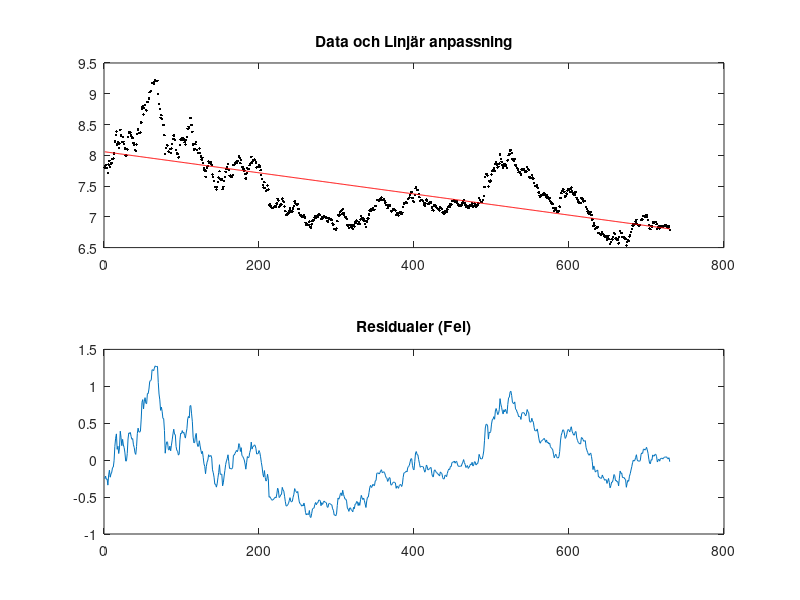
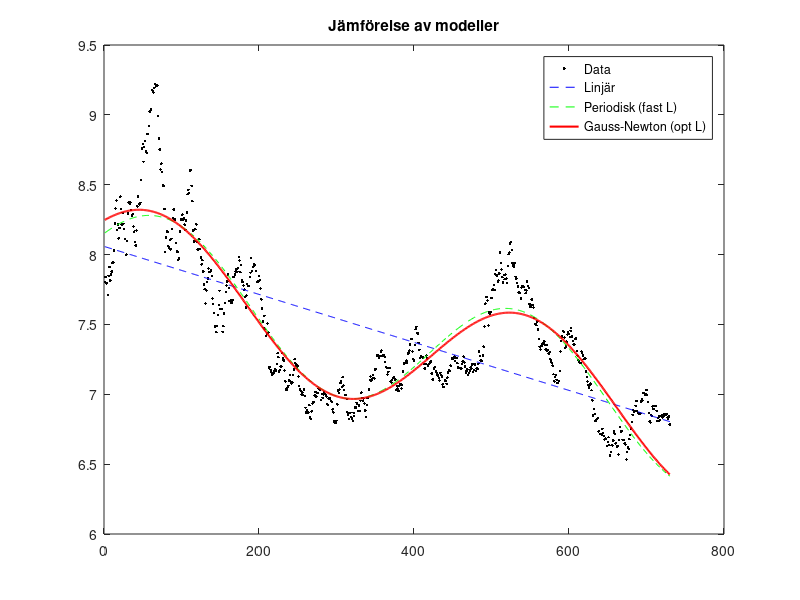
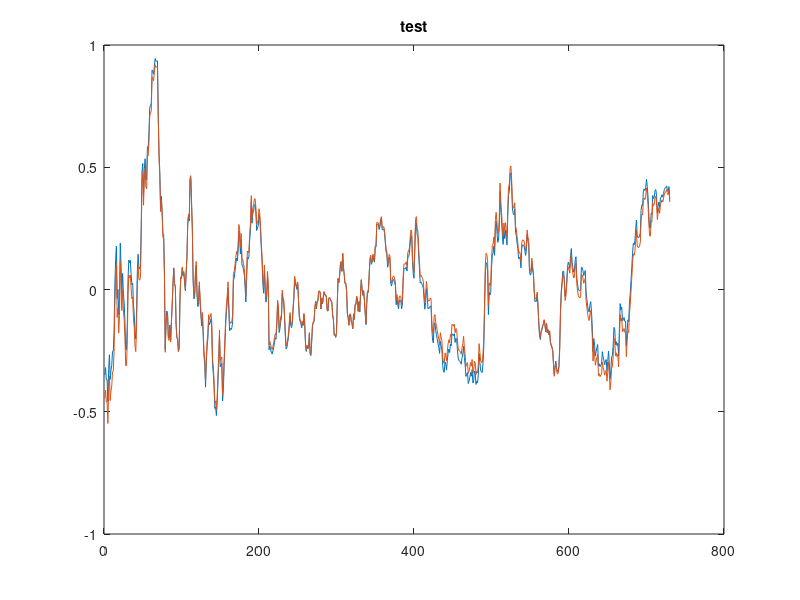

Here is the MATLAB script that generated these plots, in order:
function MKV()
    %Uppgift 1a
    load dollarkurs.mat;
    
    X = USDSEK
    N = length(X);
    t = (1:N)'; 
    
    A = [ones(N,1), t]; 
    
    c = A \ X; 
    c0 = c(1); c1 = c(2);
    
    f_lin = A * c;
    resid_lin = X - f_lin;
    E_lin = (1/N) * sum(resid_lin.^2);
    
    fprintf('Uppgift 1a - Linjär modell:\n');
    fprintf('c0 = %.4f, c1 = %.4e, Medelkvadratfel E = %.4e\n', c0, c1, E_lin);
    
    figure(1);
    subplot(2,1,1); plot(t, X, 'k.', t, f_lin, 'r-'); title('Data och Linjär anpassning');
    subplot(2,1,2); plot(t, resid_lin); title('Residualer (Fel)');
    
    %Uppgift 1b
    c_norm = (A'*A) \ (A'*X);
    diff_norm = norm(c - c_norm);
    cond_ATA = cond(A'*A);
    
    fprintf('\nUppgift 1b:\n');
    fprintf('Skillnad i koefficienter: %.4e\n', diff_norm);
    fprintf('Konditionstal cond(A''A): %.4e\n', cond_ATA);
    
    %Uppgift 1c
    L_guess = 460; 
    
    A_per = [ones(N,1), t, sin(2*pi*t/L_guess), cos(2*pi*t/L_guess)];
    d = A_per \ X;
    
    f_per = A_per * d;
    resid_per = X - f_per;
    E_per = (1/N) * sum((X - f_per).^2);
    

    fprintf('\nUppgift 1c - Periodisk modell (L=%d):\n', L_guess);
    fprintf('E = %.4e\n', E_per);
    d
    
    %Uppgift 1d
    p = [d; L_guess]; 
    tol = 1e-6; max_iter = 20;
    
    for k = 1:max_iter
        d0=p(1); d1=p(2); d2=p(3); d3=p(4); L=p(5);
        
        arg = 2*pi*t/L;
        f_val = d0 + d1*t + d2*sin(arg) + d3*cos(arg);
        r = X - f_val; 
        d_inner = -2*pi*t ./ (L^2); % Inre derivata map L
        J_L = d2*cos(arg).*d_inner - d3*sin(arg).*d_inner;
        
        J = [ones(N,1), t, sin(arg), cos(arg), J_L];
        
        h = J \ r; 
        p = p + h;
        
        if norm(h) < tol
            break;
        end
    end
    
    f_gn = d0 + d1*t + d2*sin(arg) + d3*cos(arg);
    E_gn = (1/N) * sum((X - f_gn).^2);
    resid_gn = X - f_gn;
    
    fprintf('\nUppgift 1d Gauss-Newton:\n');
    fprintf('Optimerat L = %.4f\n', p(5));
    fprintf('Medelkvadratfel E = %.4e\n', E_gn);
    p
    
    figure(2);
    plot(t, X, 'k.', t, f_lin, 'b--', t, f_per, 'g--', t, f_gn, 'r-', 'LineWidth', 1.5);
    legend('Data', 'Linjär', 'Periodisk (fast L)', 'Gauss-Newton (opt L)');
    title('Jämförelse av modeller');
    figure(3);
    plot(t, resid_per, t, resid_gn); title('test');
    E_lin, E_per, E_gn    
end

% linjär modell minskade 0,001715
% Gauss-Newton hade minsta felet 



